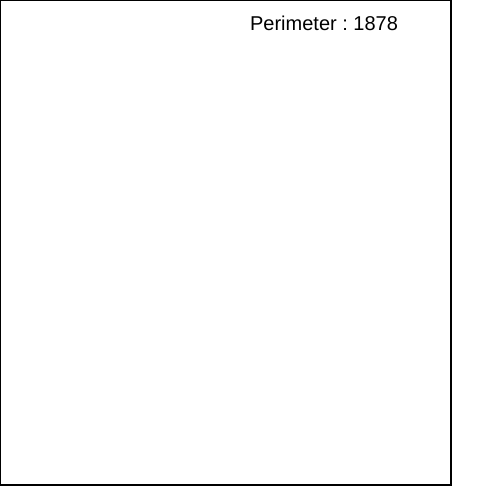
Frame 1 (no input)
Frame 60 (no input): identical to frame 1, image omitted
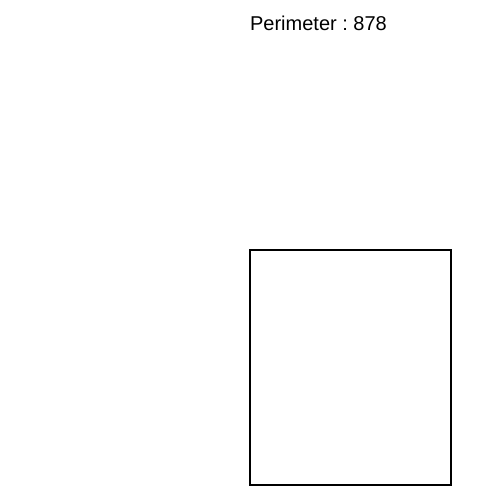
Frame 120 (the mouse pressed at the canvas centre since frame 60)

The p5.js sketch that drew these frames (run headless with seeded random() and noise() and a simulated clock; from frame 60 on, the mouse is pressed at the canvas centre):

// p5.js sketch
// ── sketch.js
/**
 * Problem: Generate a rectangle on the screen, with one corner being at (mouseX, mouseY). 
 *          Create a function that calculates the perimeter around that rectangle, and returns the answer as a float. 
 *          Display that information on the screen. The function should update the answer as you move the mouse.
 * 
 * Notes: Top left corner of rectangle is always randomly chosen.
 * 
 * 
 */

 let x;
 let y;

function setup () {
  createCanvas(500,500);
  pixelDensity(1);
  rectMode(CORNERS);
  strokeWeight(2);
  textSize(20);
  x = Math.floor(Math.random()*width);
  y = Math.floor(Math.random()*height);

}

function draw () {
  background(255);

  
  fill(0);
  text("Perimeter : " + perimeter(x, y, mouseX, mouseY), width/2, 30);
  
  noFill();
  rect(x, y, mouseX, mouseY);

}

function perimeter (x1, y1, x2, y2) {
  return (Math.abs(x1 - x2) + 1)*2 + (Math.abs(y1 - y2 + 1) + 1)*2
}
